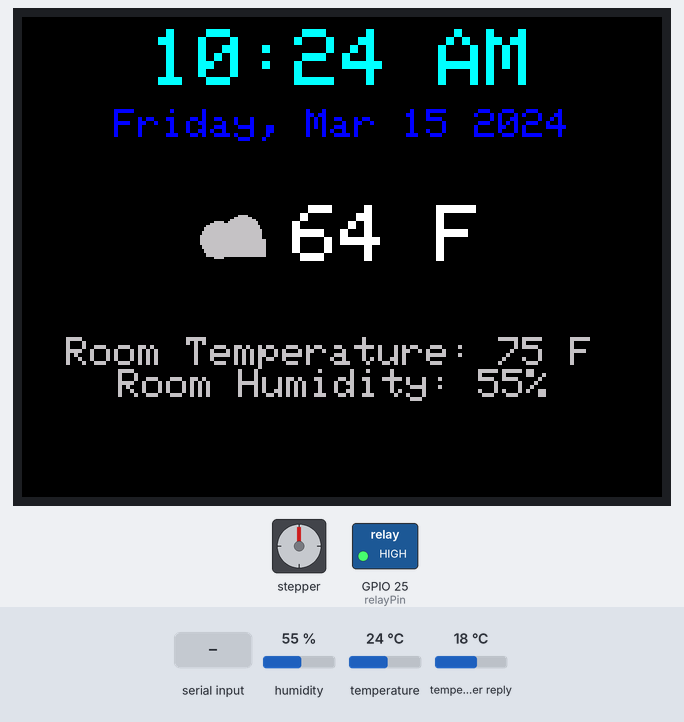
Bench run of a sketch on a simulated ESP32. Shown: stepper motor, 320×240 colour display, switched loads named in the sketch (green lamp = pin HIGH). Wiring (inferred from the names in the program): stepper motor driver (200 steps per turn assumed): step GPIO 12; direction GPIO 13. The inputs (shaded band) are chosen by the test bench; at power-on: humidity 55 %, temperature 24 °C, temperature in the weather reply 18 °C. WiFi joins after 1.5 s; servers stay silent unless stated; the local clock reads 2024-03-15 10:24:30 at power-on unless the sketch sets it; web services answer with replies made up by the test bench; pins used as bus, display or sensor lines are not drawn.

Above: at 3.2 s.
3.3 s: humidity set to 59 %
9.3 s: humidity set to 62 %
15.3 s: "0" received over Serial
At 21.4 s:
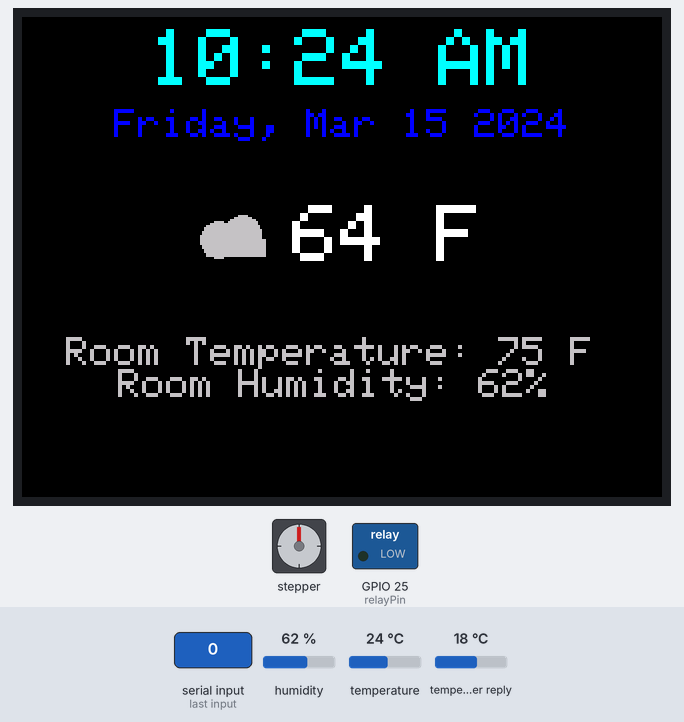
27.3 s: humidity set to 22 %
At 32.2 s:
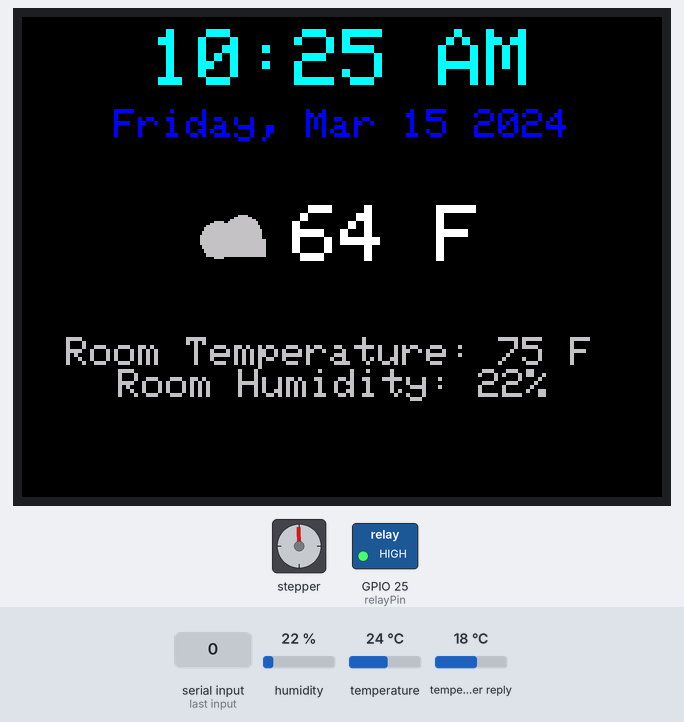
32.6 s: humidity set to 68 %
At 33.2 s:
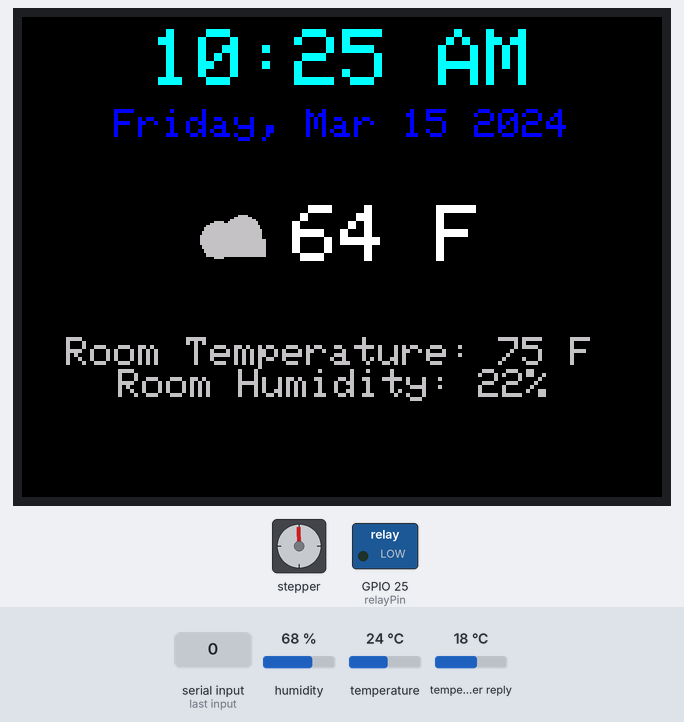
38.6 s: "0" received over Serial
At 54.3 s:
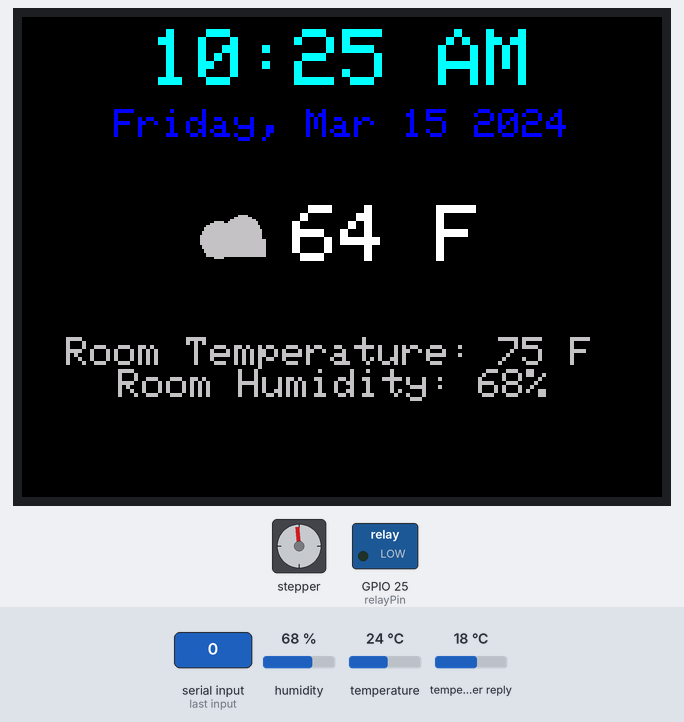
Timing chart, 0 to 92.1 s (numbered marks = the images above; inputs shaded):
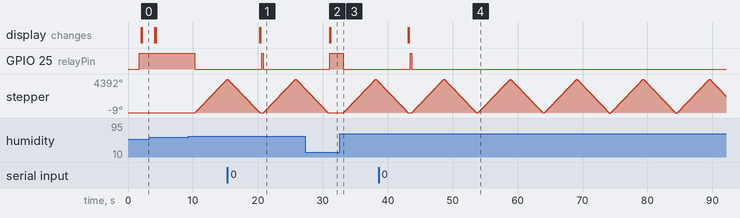

The sketch:

mira-smart-mirror-firmware.ino
```cpp
#include <WiFi.h>
#include <HTTPClient.h>
#include <SPI.h>
#include <Adafruit_GFX.h>
#include <Adafruit_ILI9341.h>
#include <ArduinoJson.h>
#include "time.h"
#include "DHT.h"
// ---------------- TFT Setup ----------------
#define TFT_CS   15
#define TFT_DC   2
#define TFT_RST  4
Adafruit_ILI9341 tft(TFT_CS, TFT_DC, TFT_RST);
// ---------------- DHT Setup ----------------
#define DHTPIN 22
#define DHTTYPE DHT11
DHT dht(DHTPIN, DHTTYPE);
float indoorTempF = 0;
float indoorHumidity = 0;
// ---------------- WiFi + Weather ----------------
const char* ssid = "Samsung Galaxy A20 7657";
const char* password = "YOURmom666";
String API_KEY = "199e700e4440aa5edcc1ce88b14dcdc7";
String CITY    = "Boston";
String COUNTRY = "US";
unsigned long lastWeatherUpdate = 0;
const unsigned long weatherInterval = 600000;
String outdoorTemp = "--";
String outdoorCond = "--";
String outdoorMain = "";
// ---------------- Time ----------------
const char* ntpServer = "pool.ntp.org";
const long gmtOffset_sec = -5 * 3600;
const int daylightOffset_sec = 3600;
// ---------------- Stepper Motor ----------------
#define STEP_PIN 12
#define DIR_PIN 13
int stepDelay = 1000;
int stepsPerRevolution = 200;
bool motorActive = false;
// ---------------- RELAY (FAN CONTROL) ----------------
int relayPin = 25;
bool fanOn = false;
// -------------------------------------------------------------
// WEATHER ICONS
// -------------------------------------------------------------
void drawWeatherIconSun(int x, int y) {
  tft.fillCircle(x + 18, y + 18, 12, ILI9341_YELLOW);
}
void drawWeatherIconCloud(int x, int y) {
  tft.fillCircle(x + 9, y + 21, 9, 0xC618);
  tft.fillCircle(x + 21, y + 18, 9, 0xC618);
  tft.fillRect(x + 3, y + 21, 30, 9, 0xC618);
}
void drawWeatherIconRain(int x, int y) {
  drawWeatherIconCloud(x, y);
  tft.drawLine(x + 9, y + 30, x + 9, y + 36, ILI9341_BLUE);
  tft.drawLine(x + 18, y + 30, x + 18, y + 36, ILI9341_BLUE);
  tft.drawLine(x + 27, y + 30, x + 27, y + 36, ILI9341_BLUE);
}
void drawWeatherIconFor(const String &main, int x, int y) {
  String m = main;
  m.toLowerCase();
  if (m.indexOf("clear") >= 0) drawWeatherIconSun(x, y);
  else if (m.indexOf("cloud") >= 0) drawWeatherIconCloud(x, y);
  else if (m.indexOf("rain") >= 0) drawWeatherIconRain(x, y);
  else drawWeatherIconCloud(x, y);
}
// -------------------------------------------------------------
// WEATHER FETCH
// -------------------------------------------------------------
void fetchWeather() {
  if (WiFi.status() != WL_CONNECTED) {
    outdoorTemp = "--";
    outdoorCond = "No WiFi";
    return;
  }
  HTTPClient http;
  String url = "http://api.openweathermap.org/data/2.5/weather?q=" + CITY + "," + COUNTRY +
               "&appid=" + API_KEY + "&units=imperial";
  http.begin(url);
  int code = http.GET();
  if (code != 200) {
    outdoorTemp = "--";
    outdoorCond = "API error";
    http.end();
    return;
  }
  String payload = http.getString();
  http.end();
  StaticJsonDocument<1500> doc;
  if (deserializeJson(doc, payload)) return;
  float temp = doc["main"]["temp"] | NAN;
  const char* mainCond = doc["weather"][0]["main"] | "Unknown";
  const char* desc     = doc["weather"][0]["description"] | "unknown";
  outdoorTemp = String(temp, 0) + " F";
  outdoorCond = String(desc);
  outdoorMain = String(mainCond);
}
// -------------------------------------------------------------
// DHT Read
// -------------------------------------------------------------
void readDHTSensor() {
  float h = dht.readHumidity();
  float t = dht.readTemperature();
  if (!isnan(h) && !isnan(t)) {
    indoorHumidity = h;
    indoorTempF = t * 9.0 / 5.0 + 32.0;
    if (indoorHumidity > 60) fanOn = true;
    else fanOn = false;
  }
}
// -------------------------------------------------------------
// Stepper Spin
// -------------------------------------------------------------
void spinSteps(int steps) {
  for (int i = 0; i < steps; i++) {
    digitalWrite(STEP_PIN, LOW);
    delayMicroseconds(stepDelay);
    digitalWrite(STEP_PIN, HIGH);
    delayMicroseconds(stepDelay);
  }
}
// -------------------------------------------------------------
// Draw Display
// -------------------------------------------------------------
void drawScreen() {
  tft.fillScreen(ILI9341_BLACK);
  struct tm timeinfo;
  char timeStr[16];
  char dateStr[40];
  if (getLocalTime(&timeinfo)) {
    strftime(timeStr, sizeof(timeStr), "%I:%M %p", &timeinfo);
    strftime(dateStr, sizeof(dateStr), "%A, %b %d %Y", &timeinfo);
  } else {
    strcpy(timeStr, "--:-- --");
    strcpy(dateStr, "No Time");
  }
  // TIME
  tft.setTextColor(ILI9341_CYAN);
  tft.setTextSize(4);
  int16_t x1, y1; uint16_t w, h;
  tft.getTextBounds(timeStr, 0, 0, &x1, &y1, &w, &h);
  tft.setCursor((tft.width() - w) / 2, 6);
  tft.print(timeStr);
  // DATE
  tft.setTextColor(ILI9341_BLUE);
  tft.setTextSize(2);
  tft.getTextBounds(dateStr, 0, 0, &x1, &y1, &w, &h);
  tft.setCursor((tft.width() - w) / 2, 46);
  tft.print(dateStr);
  // OUTDOOR WEATHER
  tft.setTextColor(ILI9341_WHITE);
  tft.setTextSize(4);
  tft.getTextBounds(outdoorTemp, 0, 0, &x1, &y1, &w, &h);
  int iconWidth = 36;
  int totalWidth = iconWidth + 10 + w;
  int startX = (tft.width() - totalWidth) / 2;
  int iconX = startX;
  int iconY = 90;
  drawWeatherIconFor(outdoorMain, iconX, iconY);
  tft.setCursor(iconX + iconWidth + 10, iconY + 4);
  tft.print(outdoorTemp);
  // INDOOR INFO
  String indoorStr =
      " Room Temperature: " + String(indoorTempF, 0) + " F  "
      "    Room Humidity: " + String(indoorHumidity, 0) + "%";
  tft.setTextColor(0xC618);
  tft.setTextSize(2);
  tft.setCursor(10, iconY + 70);
  tft.print(indoorStr);
}
// -------------------------------------------------------------
// SETUP
// -------------------------------------------------------------
void setup() {
  Serial.begin(9600);
  tft.begin();
  tft.setRotation(3);
  tft.fillScreen(ILI9341_BLACK);
  // ---- WiFi Connect with Timeout ----
  WiFi.begin(ssid, password);
  unsigned long wifiStart = millis();
  unsigned long timeout = 5000;  // 5 seconds max
  while (WiFi.status() != WL_CONNECTED && millis() - wifiStart < timeout) {
    delay(300);
  }
  if (WiFi.status() != WL_CONNECTED) {
    Serial.println("WiFi failed, continuing without connection...");
  }
  configTime(gmtOffset_sec, daylightOffset_sec, ntpServer);
  dht.begin();
  pinMode(STEP_PIN, OUTPUT);
  pinMode(DIR_PIN, OUTPUT);
  pinMode(relayPin, OUTPUT);
  digitalWrite(relayPin, HIGH);
  fetchWeather();
  readDHTSensor();
  drawScreen();
}
// -------------------------------------------------------------
// LOOP
// -------------------------------------------------------------
void loop() {
  readDHTSensor();
  // Manual fan control
  if (Serial.available() > 0) {
    char input = Serial.read();
    if (input == '1') fanOn = true;
    else if (input == '0') fanOn = false;
  }
  // Relay control
  digitalWrite(relayPin, fanOn ? LOW : HIGH);
  // -------------------------------------------------
  // UPDATED MOTOR BEHAVIOR:
  // Spin 5 sec opposite, then 5 sec normal
  // -------------------------------------------------
  if (fanOn) {
    unsigned long startTime = millis();
    // ---- 1. Opposite direction for 5 sec ----
    digitalWrite(DIR_PIN, HIGH);
    while (millis() - startTime < 5000) {
      spinSteps(1);
    }
    // ---- 2. Normal direction for 5 sec ----
    startTime = millis();
    digitalWrite(DIR_PIN, LOW);
    while (millis() - startTime < 5000) {
      spinSteps(1);
    }
  }
  // Weather update
  if (millis() - lastWeatherUpdate > weatherInterval) {
    fetchWeather();
    lastWeatherUpdate = millis();
  }
  // Refresh screen if needed
  static float lastTemp = -9999;
  static float lastHum = -9999;
  static String lastOutdoor = "";
  static unsigned long lastDraw = 0;
  if (indoorTempF != lastTemp ||
      indoorHumidity != lastHum ||
      outdoorTemp != lastOutdoor ||
      millis() - lastDraw > 60000)
  {
    drawScreen();
    lastTemp = indoorTempF;
    lastHum = indoorHumidity;
    lastOutdoor = outdoorTemp;
    lastDraw = millis();
  }
  delay(200);
}
```

Measured:
- after the input at 9.3 s, GPIO 25 (relayPin): HIGH → LOW after 1.0 s; stepper: keeps turning clockwise at about 883°/s, starting after 1.0 s
- after the input at 15.3 s, GPIO 25 (relayPin): LOW → HIGH after 5.3 s, → LOW 0.20 s later
- after the input at 27.3 s, GPIO 25 (relayPin): LOW → HIGH after 3.8 s; stepper: goes on until 30.8 s, then stays -1°; the display: first changes after 3.8 s (image 2 shows a later state)
- after the input at 32.6 s, GPIO 25 (relayPin): HIGH → LOW after 0.57 s; stepper: turns 4391° clockwise in 5.0 s, then 375° counter-clockwise in 0.41 s
- after the input at 38.6 s, GPIO 25 (relayPin): LOW → HIGH after 4.9 s, → LOW 0.20 s later
